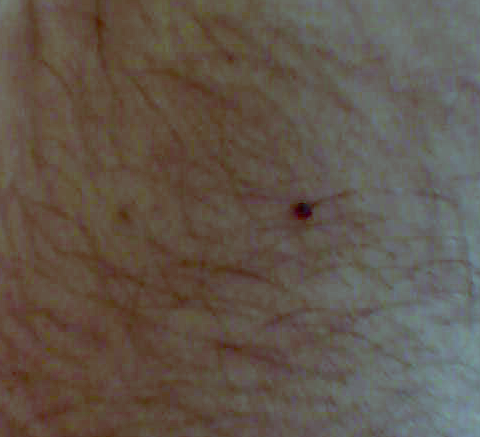
#> input picture L (35).png, 480 x 437 px
$ python 04pRHOMACDEM.py   (Python 2 division)
#> lines starting #> are read from the running program, lines starting #| are printed output that depends on the picture
from SimpleCV import Camera, Display, Image
from sklearn import *
from matplotlib import pylab

import cv2
import numpy as np
from matplotlib import pyplot as plt

# [11 lines of commented-out code are left out]
Rsl=0
Gsl=0
Bsl=0
Rsn=0
Gsn=0
Bsn=0
l=0
n=0
t=1      ## Tamano de M
######### Carga y Filtro de la imagen #########
path='L (35).png'
Fcom=1
im = cv2.imread(path,0)
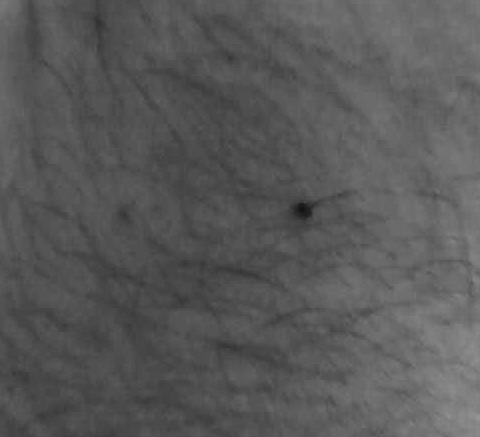
#> im: shape (437, 480); min 21, max 150, mean 88.6
[fil,col] = im.shape
#> fil = 437; col = 480
fil=fil/Fcom
col=col/Fcom
#> (the run stopped early here; a loop or call above may not have finished)

$ run again, with L (1).png copied over L (35).png
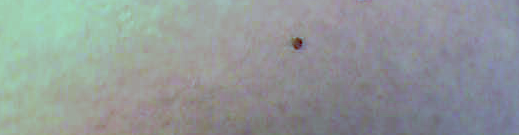
#> input picture L (1).png, 519 x 135 px
#> `im = cv2.imread(path,0)`:
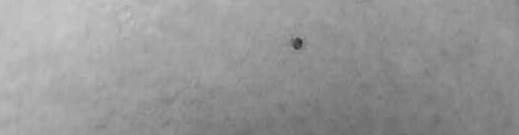
#> im: shape (135, 519); min 46, max 200, mean 150.4

$ run again, with L (10).png copied over L (35).png
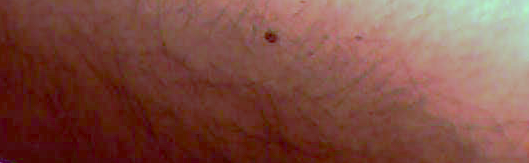
#> input picture L (10).png, 529 x 163 px
#> `im = cv2.imread(path,0)`:
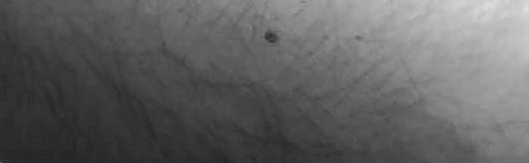
#> im: shape (163, 529); min 34, max 223, mean 97.1
